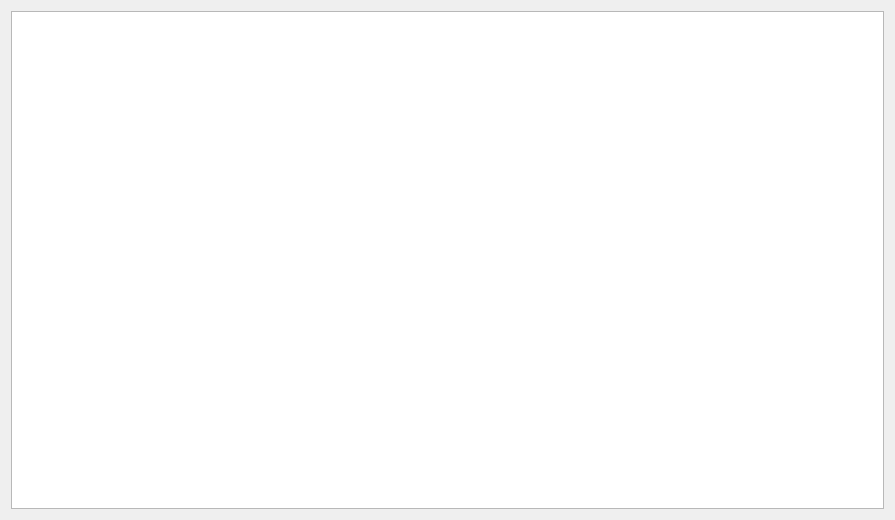
<?xml version="1.0" encoding="UTF-8"?>
<ui version="4.0">
 <class>LogWG</class>
 <widget class="QWidget" name="LogWG">
  <property name="geometry">
   <rect>
    <x>0</x>
    <y>0</y>
    <width>895</width>
    <height>520</height>
   </rect>
  </property>
  <property name="windowTitle">
   <string>Form</string>
  </property>
  <layout class="QVBoxLayout" name="mainVerticalLayout" stretch="1">
   <item>
    <widget class="QStackedWidget" name="stackedWidget">
     <property name="currentIndex">
      <number>1</number>
     </property>
     <widget class="QWidget" name="log_table_wg">
      <layout class="QVBoxLayout" name="verticalLayout_4">
       <property name="spacing">
        <number>0</number>
       </property>
       <property name="leftMargin">
        <number>0</number>
       </property>
       <property name="topMargin">
        <number>0</number>
       </property>
       <property name="rightMargin">
        <number>0</number>
       </property>
       <property name="bottomMargin">
        <number>0</number>
       </property>
       <item>
        <widget class="QTableView" name="log_tbv"/>
       </item>
      </layout>
     </widget>
     <widget class="QWidget" name="log_text_wg">
      <layout class="QVBoxLayout" name="verticalLayout">
       <property name="leftMargin">
        <number>0</number>
       </property>
       <property name="topMargin">
        <number>0</number>
       </property>
       <property name="rightMargin">
        <number>0</number>
       </property>
       <property name="bottomMargin">
        <number>0</number>
       </property>
       <item>
        <widget class="ZTextEditor" name="log_ple">
         <property name="plainText">
          <string/>
         </property>
        </widget>
       </item>
      </layout>
     </widget>
    </widget>
   </item>
  </layout>
 </widget>
 <customwidgets>
  <customwidget>
   <class>ZTextEditor</class>
   <extends>QPlainTextEdit</extends>
   <header>common/ztexteditor.h</header>
  </customwidget>
 </customwidgets>
 <resources/>
 <connections/>
</ui>
